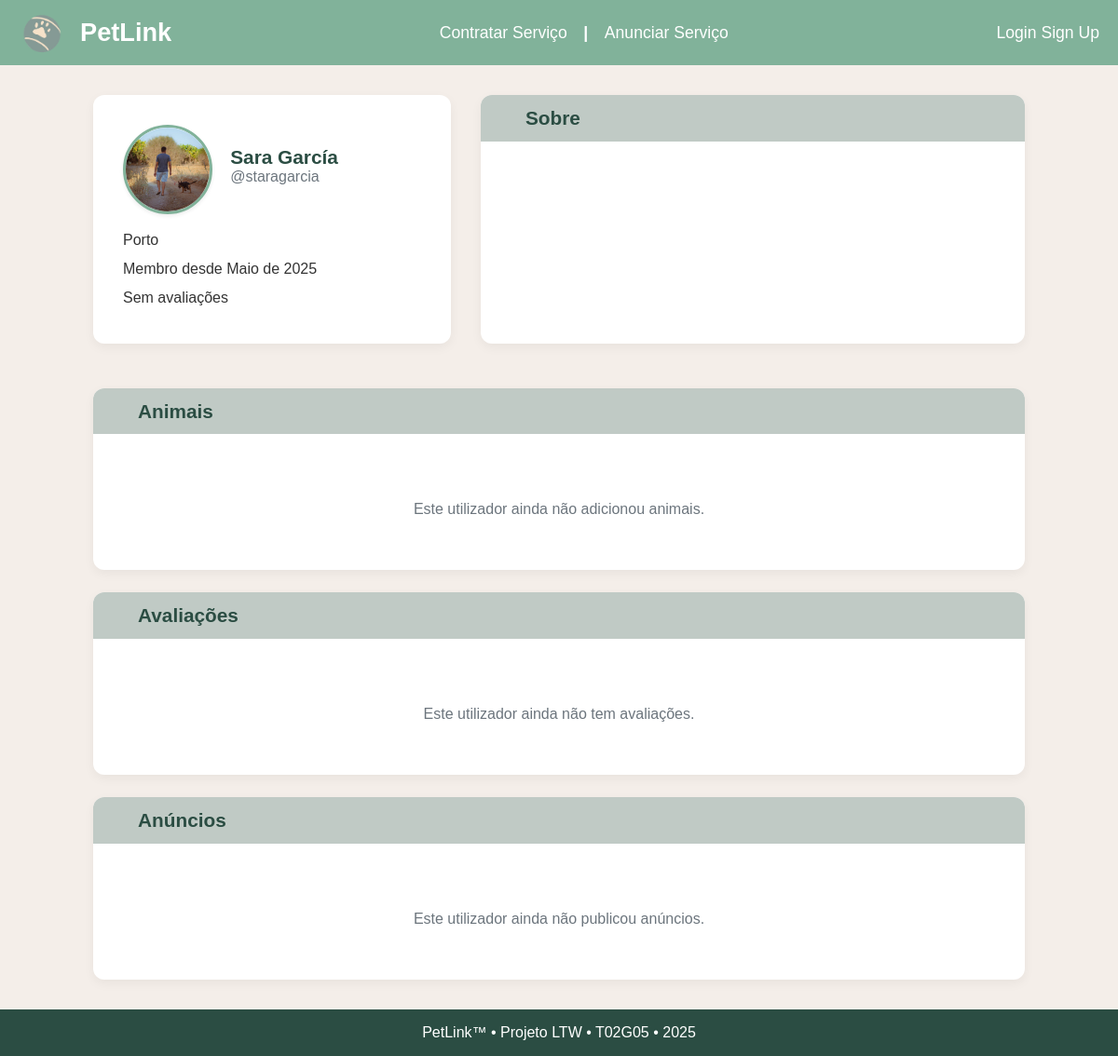
Before: /pages/userprofile.php?username=staragarcia with the older database file.
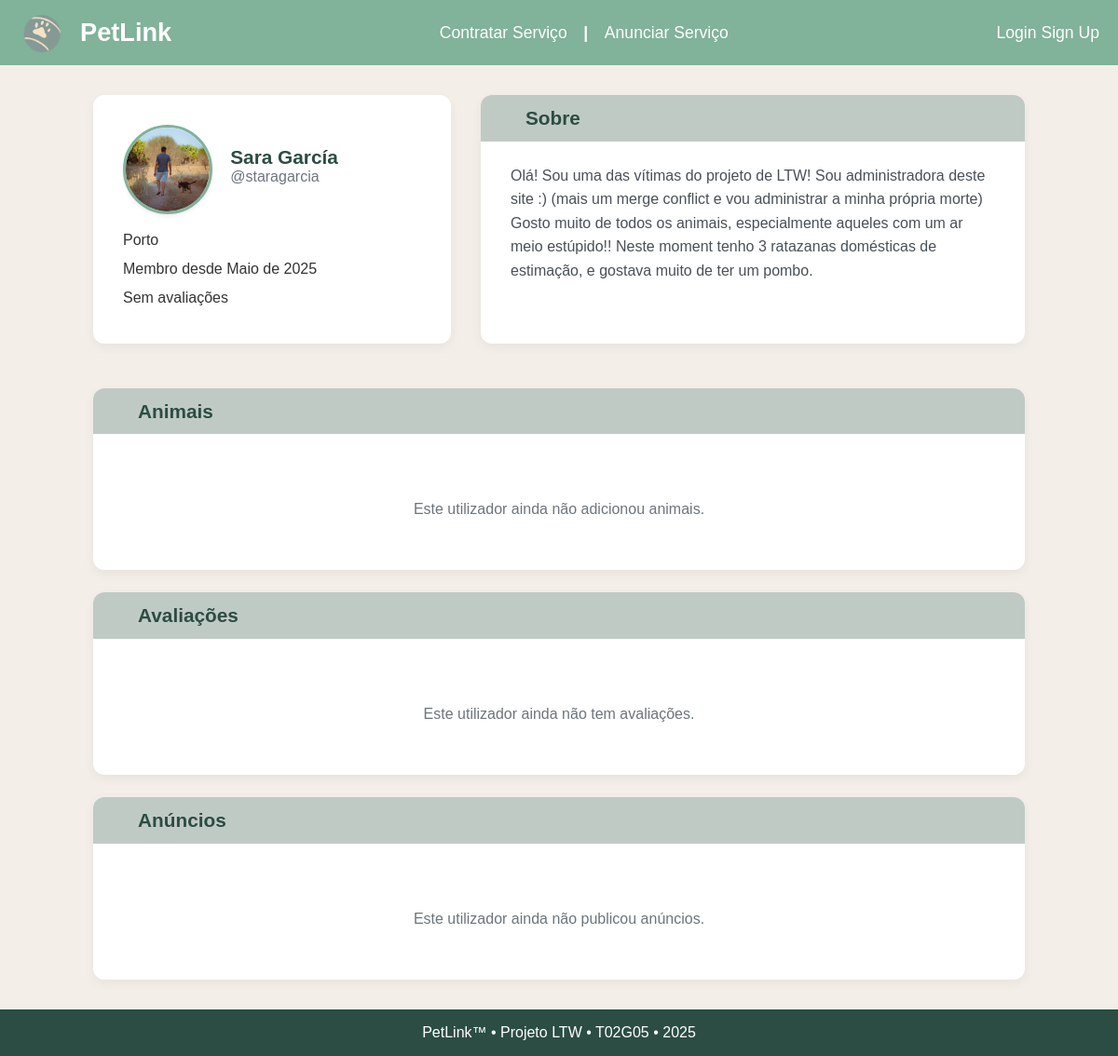
After: the same page with the newer database file.
### tables this page shows
CREATE TABLE Users (
    user_id         INTEGER PRIMARY KEY AUTOINCREMENT,
    is_admin        BOOLEAN DEFAULT FALSE,
    username        TEXT UNIQUE NOT NULL,
    email           TEXT UNIQUE NOT NULL,
    password_hash   TEXT NOT NULL,
    name            TEXT NOT NULL,
    photo_id        INTEGER,
    phone           TEXT,
    district        TEXT NOT NULL,
    created_at      TIMESTAMP DEFAULT CURRENT_TIMESTAMP,
    user_description TEXT DEFAULT '', -- <-- add this line

    FOREIGN KEY (photo_id) REFERENCES Media(media_id) ON DELETE CASCADE
);

### pages/userprofile.php (called while the page is built, shortened)
<?php
require_once('../templates/layout.php');
require_once('../templates/userprofile.php');
$db = getDatabaseConnection();
$username = $_GET['username'] ?? null;
$stmt = $db->prepare('SELECT * FROM Users WHERE username = ?');
$stmt->execute([$username]);
$user = $stmt->fetch();
$stmt = $db->prepare('
  SELECT ua.name, ua.age, at.animal_name, ua.animal_picture
  FROM user_animals ua
  JOIN Animal_types at ON ua.species = at.animal_id
  WHERE ua.user_id = ?
');
$stmt->execute([$user['user_id']]);
$animals = $stmt->fetchAll();
$stmt = $db->prepare('
  SELECT r.rating, r.comment, r.created_at, u.username AS client_username
  FROM Reviews r
  JOIN Users u ON r.client_id = u.user_id
  WHERE r.ad_id IN (SELECT ad_id FROM Ads WHERE freelancer_id = ?)
  ORDER BY r.created_at DESC
');
$stmt->execute([$user['user_id']]);
$reviews = $stmt->fetchAll();
$stmt = $db->prepare('
  SELECT ads.ad_id, ads.title, ads.price, ads.price_period
  FROM Ads ads
  JOIN Users u ON ads.freelancer_id = u.user_id
  WHERE u.username = ?
  ORDER BY ads.created_at DESC
');
$stmt->execute([$username]);
$userAds = $stmt->fetchAll();
drawHeader();
drawUserProfile($user, $animals, $reviews, $userAds, $db);
drawFooter();
?>

### templates/userprofile.php (the view, shortened to what this page needs)
<link rel="stylesheet" href="../stylesheets/style.css">
<?php function drawUserProfile(array $user, array $animals, array $reviews, array $userAds, PDO $db): void { ?>
  <?php
    if (!empty($user['created_at'])) {
      $date = new DateTime($user['created_at']);
      $monthNum = (int)$date->format('n');
      $year = $date->format('Y');
      $meses = [
        1 => 'janeiro', 2 => 'fevereiro', 3 => 'março', 4 => 'abril',
        5 => 'maio', 6 => 'junho', 7 => 'julho', 8 => 'agosto',
        9 => 'setembro', 10 => 'outubro', 11 => 'novembro', 12 => 'dezembro'
      ];
      $memberSince = ucfirst($meses[$monthNum]) . " de " . $year;
    } else {
      $memberSince = "Data de registo desconhecida";
    }
  ?>
  <section class="user-profile-container">
    <div class="profile-header-row">
      <div class="profile-header-card">
        <div class="profile-header-main">
          <div class="profile-photo-container">
            <?php
              $profilePhoto = $user['photo_id'] ?? null;
              if (
                !$profilePhoto ||
                $profilePhoto === 'default' ||
                $profilePhoto === '../resources/default_profile.png'
              ) {
                $profilePhotoSrc = '../resources/profilePics/0.png';
              } else {
                $profilePhotoSrc = '../resources/profilePics/' . $profilePhoto . '.png';
              }
            ?>
            <img src="<?= htmlspecialchars($profilePhotoSrc) ?>" alt="Foto de perfil" class="profile-photo">
          </div>
          <div class="profile-info-container">
            <div class="profile-name-container">
              <h1 class="profile-name"><?= htmlspecialchars($user['name'] ?? 'Nome não disponível') ?></h1>
              <span class="profile-username">@<?= htmlspecialchars($user['username'] ?? 'Username não disponível') ?></span>
            </div>
          </div>
        </div>
        <div class="profile-info-container">
          <div class="meta-item">
            <span><?= htmlspecialchars($user['district'] ?? 'Localização não disponível') ?></span>
          </div>
          <div class="meta-item">
            <span>Membro desde <?= htmlspecialchars($memberSince) ?></span>
          </div>
          <div class="meta-item">
            <span>
              <?php
                if (!empty($reviews)) {
                  $sum = 0;
                  foreach ($reviews as $review) $sum += $review['rating'];
                  $media = round($sum / count($reviews), 1);
                  echo $media . "/5 (" . count($reviews) . " avaliações)";
                } else {
                  echo "Sem avaliações";
                }
              ?>
            </span>
          </div>
        </div>
      </div>
      <div class="profile-section-card profile-about-card">
        <div class="section-header">
          <h2>Sobre</h2>
        </div>
        <div class="section-content">
          <p class="profile-bio"><?= nl2br(htmlspecialchars($user['user_description'] ?? 'Sem descrição.')) ?></p>
        </div>
      </div>
    </div>
    <div class="profile-section-card">
      <div class="section-header">
        <h2>Animais</h2>
      </div>
      <div class="section-content">
        <?php if (!empty($animals)): ?>
          <div class="animal-grid">
            <?php foreach ($animals as $animal): ?>
              <div class="animal-card">
                <div class="animal-image-container">
                  <img src="<?= htmlspecialchars(str_replace('./', '../', $animal['animal_picture'] ?? '../resources/default_animal.png')) ?>" alt="<?= htmlspecialchars($animal['name']) ?>">
                </div>
                <div class="animal-info">
                  <h3><?= htmlspecialchars($animal['name']) ?></h3>
                  <p class="animal-type"><?= htmlspecialchars($animal['animal_name']) ?></p>
                  <p class="animal-age"><?= htmlspecialchars((string)$animal['age']) ?> anos</p>
                </div>
              </div>
            <?php endforeach; ?>
          </div>
        <?php else: ?>
          <div class="empty-state">
            <p>Este utilizador ainda não adicionou animais.</p>
          </div>
        <?php endif; ?>
      </div>
    </div>
    <div class="profile-section-card">
      <div class="section-header">
        <h2>Avaliações</h2>
      </div>
      <div class="section-content">
        <?php if (!empty($reviews)): ?>
          <div class="reviews-list">
            <?php foreach ($reviews as $review): ?>
              <div class="review-card">
                <div class="review-header">
                  <div class="review-rating">
                    <?php for ($i = 0; $i < 5; $i++): ?>
                      <i class="fi fi-rr-star<?= $i < $review['rating'] ? ' filled' : '' ?>"></i>
                    <?php endfor; ?>
                  </div>
                  <span class="review-date"><?= htmlspecialchars((new DateTime($review['created_at']))->format('d/m/Y')) ?></span>
                </div>
                <p class="review-text"><?= nl2br(htmlspecialchars($review['comment'])) ?></p>
                <div class="review-author">
                  <span>— <?= htmlspecialchars($review['client_username']) ?></span>
                </div>
              </div>
            <?php endforeach; ?>
          </div>
        <?php else: ?>
          <div class="empty-state">
            <p>Este utilizador ainda não tem avaliações.</p>
          </div>
        <?php endif; ?>
      </div>
    </div>
    <div class="profile-section-card">
      <div class="section-header">
        <h2>Anúncios</h2>
      </div>
      <div class="section-content">
        <?php if (!empty($userAds)): ?>
          <div class="user-ads-grid">
            <?php foreach ($userAds as $ad): ?>
              <a class="user-ad-card" href="../pages/adDetails.php?id=<?= htmlspecialchars((string)$ad['ad_id']) ?>">
                <div class="user-ad-image">
                  <?php
                    $adImage = $ad['image_path'] ?? null;
                    if (!$adImage || $adImage === 'default' || $adImage === '../resources/default_ad.png') {
                      $adImageSrc = '../resources/adPics/8.png';
                    } else {
                      $adImageSrc = (strpos($adImage, 'adPics/') !== false ? '../resources/' : '../resources/adPics/') . basename($adImage);
                    }
                  ?>
                  <img src="<?= htmlspecialchars($adImageSrc) ?>" alt="Imagem do anúncio">
                </div>
                <div class="user-ad-info">
                  <h3><?= htmlspecialchars($ad['title']) ?></h3>
                  <div class="user-ad-animals">
                    <i class="fi fi-rr-paw"></i>
                    <?php
                      $adAnimals = getAnuncioAnimals($db, $ad['ad_id']);
                      echo htmlspecialchars(implode(', ', $adAnimals));
                    ?>
                  </div>
                  <div class="user-ad-price">
                    <i class="fi fi-rr-euro"></i>
                    <?= htmlspecialchars((string)$ad['price']) ?>€ / <?= htmlspecialchars($ad['price_period']) ?>
                  </div>
                </div>
              </a>
            <?php endforeach; ?>
          </div>
        <?php else: ?>
          <div class="empty-state">
            <p>Este utilizador ainda não publicou anúncios.</p>
          </div>
        <?php endif; ?>
      </div>
    </div>
  </section>
<?php } ?>

### templates/layout.php (shortened to what this page needs)
<?php function drawHeader() { global $hasUnreadMessages; ?>
  <head>
    <link rel="preload" href="stylesheets/style.css" as="style" onload="this.onload=null;this.rel='stylesheet'">
    <link rel='stylesheet' href='https://cdn-uicons.flaticon.com/2.6.0/uicons-regular-rounded/css/uicons-regular-rounded.css'>
  </head>
  <body>
    <header>
      <div class="logo">
        <img src="../resources/logo.png" alt="logo">
        <h1><a href="../index.php">PetLink</a></h1>
      </div>
      <nav style="width:100%;">
        <div style="display: flex; align-items: center; justify-content: space-between; width: 100%;">
          <div class="nav-center" style="flex:1; display: flex; justify-content: center;">
            <ul style="display: flex; align-items: center; gap: 0;">
              <li><a href="../index.php">Contratar Serviço</a></li>
              <li style="pointer-events:none; color:#fff; font-weight:bold; padding: 0 1em;">|</li>
              <li><a href="../pages/adCreate.php">Anunciar Serviço</a></li>
            </ul>
          </div>
          <div class="nav-right" style="display: flex; align-items: center; gap: 1.5em;">
            <ul style="display: flex; align-items: center; margin: 0;">
              <li style="padding:0;">
                <?php if (isset($_SESSION['user_id'])): ?>
                  <div class="hamburger-menu">
                    <div class="menu-header">
                      <img src="<?= htmlspecialchars(str_replace('./', '../', $_SESSION['profile_photo'] ?? '../resources/default_profile.png')) ?>" alt="Foto de perfil" class="user-photo">
                      <span class="username"><?= htmlspecialchars($_SESSION['name'] ?? 'Usuário') ?></span>
                      <i class="fi fi-rr-menu-dots"></i>
                    </div>
                    <ul class="menu-options">
                      <li>
                        <a href="../pages/userprofile.php?username=<?= urlencode($_SESSION['username']) ?>">O meu perfil</a>
                      </li>
                      <li><a href="../pages/profile.php#edit">Editar Perfil</a></li>
                      <li><a href="../actions/action_logout.php">Log out</a></li>
                    </ul>
                  </div>
                <?php else: ?>
                  <a href="../pages/login.php">Login</a>
                  <a href="../pages/signup.php">Sign Up</a>
                <?php endif; ?>
              </li>
            </ul>
          </div>
        </div>
      </nav>
    </header>
    <main>
<?php } ?>
<?php function drawFooter() { ?>
    </main>
    <footer>
      PetLink™ • Projeto LTW • T02G05 • 2025
    </footer>
  </body>
<?php } ?>

Changed rows visible on the page:
changed users "Sara García": user_description (not shown) → "Olá! Sou uma das vítimas do projeto de LTW! Sou administradora deste site :) (mais um merge conflict e vou administrar a minha própria morte) Gosto muito de todos os animais, especialmente aqueles com um ar meio estúpido!! Neste moment tenho 3 ratazanas domésticas de estimação, e gostava muito de ter um pombo."
